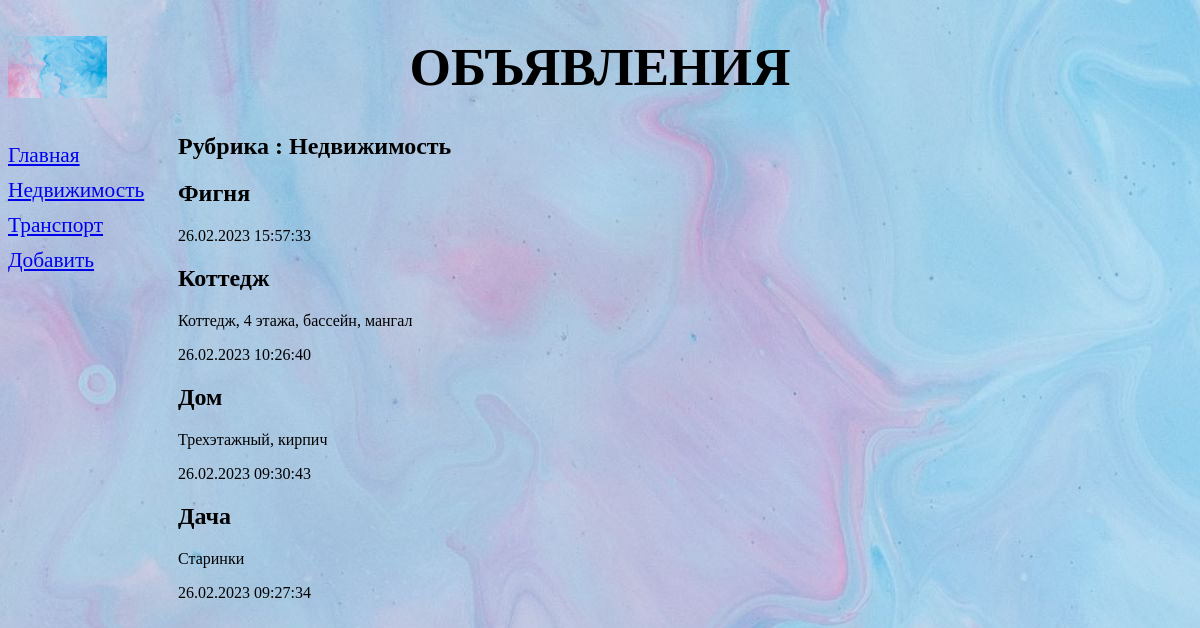
Screenshot of /bboard/1/ with the database file from the repository.
### bboard/models.py (models this page shows, shortened)
class Rubric(models.Model):
    name = models.CharField(max_length=20, db_index=True, verbose_name='Название')
    class Meta:
        verbose_name_plural = 'Рубрики'
        verbose_name = 'Рубрика'
        ordering = ['name']

class Bb(models.Model):
    title = models.CharField(max_length=50, verbose_name='Товар')
    content = models.TextField(null=True, blank=True, verbose_name='Описание')
    price = models.FloatField(null=True, blank=True, verbose_name='Цена')
    published = models.DateTimeField(auto_now_add=True, db_index=True, verbose_name='Опбликовано')
    rubric = models.ForeignKey('Rubric', null=True, on_delete=models.PROTECT, verbose_name='Рубрика')
    class Meta:
        verbose_name_plural = 'Объявления'
        verbose_name = 'Объявление'
        ordering = ['-published']

### bboard/views.py (the view)
# urls.py: path('<int:rubric_id>/', by_rubric, name='by_rubric'),
def by_rubric(request, rubric_id):
    bbs = Bb.objects.filter(rubric=rubric_id)
    rubrics = Rubric.objects.all()
    current_rubric = Rubric.objects.get(pk=rubric_id)
    context = {
        'bbs' : bbs,
        'rubrics' : rubrics,
        'current_rubric' : current_rubric,
    }
    return render(request, 'bboard/by_rubric.html', context)

### templates/bboard/by_rubric.html (shortened to what this page needs)
{% extends "layout/basic.html" %}
{% block content %}
<h2>Рубрика : {{ current_rubric.name }}</h2>
{% for bb in bbs %}
<div>
    <h2> {{ bb.title }}</h2>
    <p>{{ bb.content }}</p>
    <p>{{ bb.published|date:"d.m.Y H:i:s"}}</p>
</div>
{% endfor %}
{% endblock %}

### templates/layout/basic.html (shortened to what this page needs)
{% load static %}
<!DOCTYPE html>
<html>
    <head>
        <link rel="stylesheet" type="text/css" href="{% static 'bboard/style.css' %}">
    </head>
    <body>
        <header>
            <h1>Объявления</h1>
        </header>
        <nav>
            <a href="{% url 'index' %}">Главная</a>
            {% for rubric in rubrics %}
            <a href="{% url 'by_rubric' rubric.pk %}">
            {{ rubric.name }}</a>
            {% endfor %}
            <a href="{% url 'add' %}">Добавить</a>
        </nav>
        <section>
        {% block content %}
        {% endblock %}
        </section>
    </body>
</html>

### bboard/static/bboard/style.css (style rules this page uses)
body { background-image: url("bg.jpg"); }
header h1 { font-size: 40pt; text-transform: uppercase; text-align: center; background: url("bg.jpg") left / auto 100% no-repeat; }
nav { font-size: 16pt; width: 150px; float: left; }
nav a { display: flex; margin: 10px 0px; }
section { margin-left: 170px; }

### rows the page displays
Rubric: name "Недвижимость"
Rubric: name "Транспорт"
Bb: title "Фигня", published "26.02.2023 15:57:33"
Bb: title "Коттедж", content "Коттедж, 4 этажа, бассейн, мангал", published "26.02.2023 10:26:40"
Bb: title "Дом", content "Трехэтажный, кирпич", published "26.02.2023 09:30:43"
Bb: title "Дача", content "Старинки", published "26.02.2023 09:27:34"
